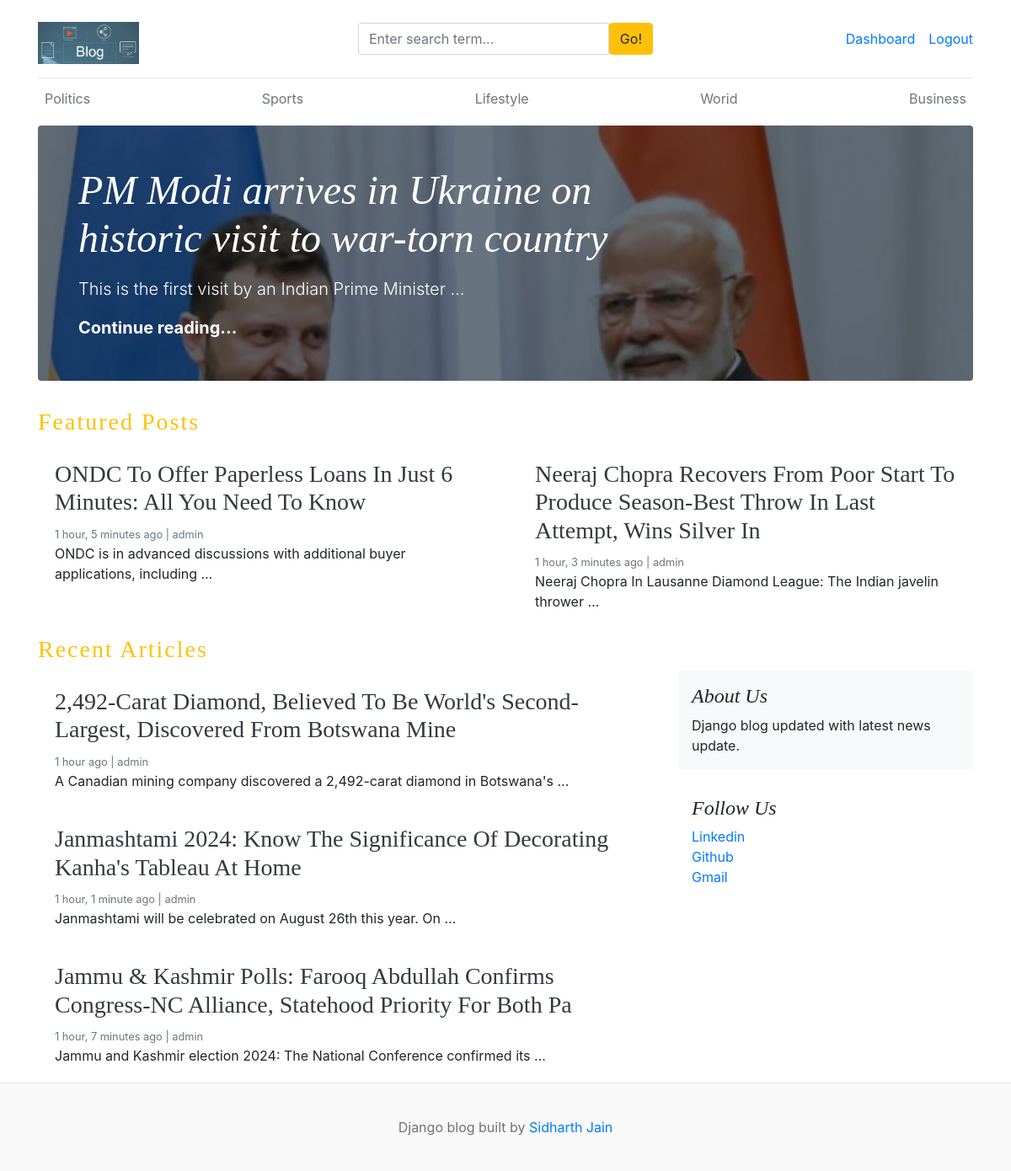
Screenshot of / (signed in) with the database file from the repository.
### blog_app/models.py (models this page shows, shortened)
class Category(models.Model):
    category_name = models.CharField(max_length=50,unique=True) # unique = True - one category by one name only
    created_at = models.DateTimeField(auto_now_add=True)
    updated_at = models.DateTimeField(auto_now=True)
    class Meta:
        verbose_name_plural = 'categories'

class Blog(models.Model):
    title = models.CharField(max_length=100)
    slug = models.SlugField(max_length=150,unique=True,blank=True)
    category = models.ForeignKey(Category,on_delete=models.CASCADE)
    author = models.ForeignKey(User,on_delete=models.CASCADE)
    featured_image = models.ImageField(upload_to='uploads/%Y/%m/%d')
    short_description = models.TextField(max_length=500)
    blog_body = models.TextField(max_length=2000)
    status = models.CharField(max_length=20,choices=STATUS_CHOICES, default="Draft")
    is_featured = models.BooleanField(default=False)
    created_at = models.DateTimeField(auto_now_add=True)
    updated_at = models.DateTimeField(auto_now=True)

### assignments/models.py (models this page shows, shortened)
class About(models.Model):
    about_heading = models.CharField(max_length=20)
    description = models.TextField(max_length=500)
    created_at = models.DateTimeField(auto_now_add=True)
    updated_at = models.DateTimeField(auto_now=True)
    class Meta:
        verbose_name_plural = 'about'

### social_links/models.py (models this page shows, shortened)
class SocialLink(models.Model):
    platform = models.CharField(max_length=100)
    link = models.URLField(max_length=100)
    created_at = models.DateTimeField(auto_now_add=True)
    updated_at = models.DateTimeField(auto_now=True)

### blog_main/views.py (the view)
# urls.py: 2. Add a URL to urlpatterns:  path('', views.home, name='home')
def home(request):
    featured_posts = Blog.objects.filter(is_featured = True,status='Published')
    posts = Blog.objects.filter(is_featured=False, status='Published').order_by('-updated_at')
    try:
        about = About.objects.get()
    except:
        about = None
    context = {
        'featured_posts':featured_posts,
        'posts':posts,
        'about':about,
    }
    return render(request,'home.html',context)

### blog_app/context_processors.py (called while the page is built)
def get_categories(request):
    categories = Category.objects.all()
    return dict(categories = categories)

def get_social_links(request):
    social_links = SocialLink.objects.all()
    return dict(social_links=social_links)

### templates/home.html (shortened to what this page needs)
{% extends 'base.html' %}
{% load static %}
{% block content %}
{% for post in featured_posts %}
  {% if forloop.first %}
    <div class="jumbotron p-3 p-md-5 text-white rounded bg-dark" style="background-image: url( {{post.featured_image.url}} );background-blend-mode: overlay;background-size:cover;">
        <div class="col-md-8 px-0">
          <h1 class="display-4 font-italic">{{post.title}}</h1>
          <p class="lead my-3">{{post.short_description | truncatewords:10}}</p>
          <p class="lead mb-0"><a href="{% url 'blogs' post.slug %}" class="text-white font-weight-bold">Continue reading...</a></p>
        </div>
    </div>
  {% endif %}
{% endfor %}
<h3 class="test-uppercase text-warning" style="letter-spacing: 2px;">Featured Posts</h3>
<div class="row mb-2">
  {% for post in featured_posts %}
    {% if not forloop.first %}
      <div class="col-md-6">
        <div class="card border-0" >
          <div class="card-body">
            <h3><a href="{% url 'blogs' post.slug %}" class="text-dark">{{post.title}}</a></h3>
            <small class="mb-1 text-muted">{{post.created_at | timesince}} ago | {{post.author}}</small>
            <p class="card-text">{{post.short_description | truncatewords:10 }}</p>
          </div>
        </div>
      </div>
    {% endif %}
  {% endfor %}
</div>
<h3 class="test-uppercase text-warning" style="letter-spacing: 2px;">Recent Articles</h3>
  <main role="main" class="container p-0">
    <div class="row">
      <div class="col-md-8 blog-main">
        {%for post in posts %}
          <div class="card border-0" >
            <div class="card-body">
              <h3><a href="{% url 'blogs' post.slug %}" class="text-dark">{{post.title}}</a></h3>
              <small class="mb-1 text-muted">{{post.created_at | timesince}} ago | {{post.author}}</small>
              <p class="card-text">{{post.short_description | truncatewords:10}}</p>
            </div>
          </div>
          {% endfor %}
      </div>
      <aside class="col-md-4 blog-sidebar">
        <div class="p-3 mb-3 bg-light rounded">
          <h4 class="font-italic">{{about.about_heading}}</h4>
          <p class="mb-0">{{about.description}}</p>
        </div>
        {% if social_links %}
        <div class="p-3">
          <h4 class="font-italic">Follow Us</h4>
          <ol class="list-unstyled">
            {% for i in social_links %}
            <li><a href="{{i.link}}" target="_blank">{{i.platform}}</a></li>
            {% endfor %}
            <li><a href="mailto:“sidharthjainp9@gmail.com" target="_blank">Gmail</a></li>
            </ol>
        </div>
        {% endif %}
      </aside>
    </div>
  </main>
</div>
{% endblock %}

### templates/base.html (shortened to what this page needs)
{% load static %}
<!DOCTYPE html>
<html lang="en">
<head>
    <link href="https://getbootstrap.com/docs/4.0/dist/css/bootstrap.min.css" rel="stylesheet">
    <link href="{% static 'css/blog.css'%}" rel="stylesheet">
    <link rel="stylesheet" href="https://cdnjs.cloudflare.com/ajax/libs/font-awesome/4.7.0/css/font-awesome.min.css">
</head>
<body>
    <div class="container">
        <header class="blog-header py-3">
            <div class="row flex-nowrap justify-content-between align-items-center">
            <div class="col-4 pt-1">
                <a class="blog-header-logo text-dark" href="/"><img src="{% static 'images/blog.jpg' %}" style="height:50px; width:120px;" alt="blog_logo_image" srcset=""></a>
            </div>
            <div class="col-4">
                <form action="{% url 'search' %}" method="GET">
                    <div class="input-group">
                        <input class="form-control" type="text" name="keyword" value="{{keyword}}" placeholder="Enter search term..." aria-label="Enter search term..." aria-describedby="button-search" />
                        <button class="btn btn-warning" id="button-search" type="submit">Go!</button>
                    </div>
                </form>
            </div>
            <div class="col-4 d-flex justify-content-end align-items-center">
                {% if not user.is_authenticated %}
                <a class="btn btn-sm btn-warning" href="{% url 'login' %}">Login</a> &nbsp;
                <a class="btn btn-sm btn-outline-secondary" href="{% url 'register' %}">Register</a>
                {% else %}
                <span><a href="{% url 'dashboard' %}">Dashboard</a></span>
                <span><a href="{% url 'logout' %}">Logout</a></span>
                {% endif %}
            </div>
            </div>
        </header>
    <div class="nav-scroller py-1 mb-2">
        <nav class="nav d-flex justify-content-between">
        {% for cat in categories %}
            <a class="p-2 text-muted" href="{% url 'posts_by_category' cat.pk %}">{{cat.category_name}}</a>
        {% endfor %}
        </nav>
    </div>
{% block content %}
{% endblock %}
    <footer class="blog-footer">
        <p>Django blog built by <a href="#">Sidharth Jain</a></p>
    </footer>
    </body>
</html>

### blog_main/static/css/blog.css (style rules this page uses)
.blog-header { border-bottom: 1px solid #e5e5e5; }
.blog-header-logo { font-family: "Playfair Display", Georgia, "Times New Roman", serif; font-size: 2.25rem; }
h1, h2, h3, h4, h5, h6 { font-family: "Playfair Display", Georgia, "Times New Roman", serif; }
.display-4 { font-size: 2.5rem; }
@media (min-width: 768px) { .display-4 { font-size: 3rem; } }
.blog-footer { padding: 2.5rem 0; color: #727272; text-align: center; background-color: #f9f9f9; border-top: .05rem solid #e5e5e5; }
.blog-footer p:last-child { margin-bottom: 0; }

### rows the page displays
Category: category_name "Politics"
Category: category_name "Sports"
Category: category_name "Lifestyle"
Category: category_name "Worid"
Category: category_name "Business"
Blog: featured_image (picture), title "PM Modi arrives in Ukraine on historic visit to war-torn country", short_description "This is the first visit by an Indian Prime Minister …"
Blog: title "ONDC To Offer Paperless Loans In Just 6 Minutes: All You Need To Know", created_at "1 hour, 5 minutes", author "admin", short_description "ONDC is in advanced discussions with additional buyer applications, including …"
Blog: title "Neeraj Chopra Recovers From Poor Start To Produce Season-Best Throw In Last Attempt, Wins Silver In", created_at "1 hour, 3 minutes", author "admin", short_description "Neeraj Chopra In Lausanne Diamond League: The Indian javelin thrower …"
Blog: title "2,492-Carat Diamond, Believed To Be World's Second-Largest, Discovered From Botswana Mine", created_at "1 hour", author "admin", short_description "A Canadian mining company discovered a 2,492-carat diamond in Botswana's …"
Blog: title "Janmashtami 2024: Know The Significance Of Decorating Kanha's Tableau At Home", created_at "1 hour, 1 minute", author "admin", short_description "Janmashtami will be celebrated on August 26th this year. On …"
Blog: title "Jammu & Kashmir Polls: Farooq Abdullah Confirms Congress-NC Alliance, Statehood Priority For Both Pa", created_at "1 hour, 7 minutes", author "admin", short_description "Jammu and Kashmir election 2024: The National Conference confirmed its …"
About: about_heading "About Us", description "Django blog updated with latest news update."
SocialLink: platform "Linkedin"
SocialLink: platform "Github"
